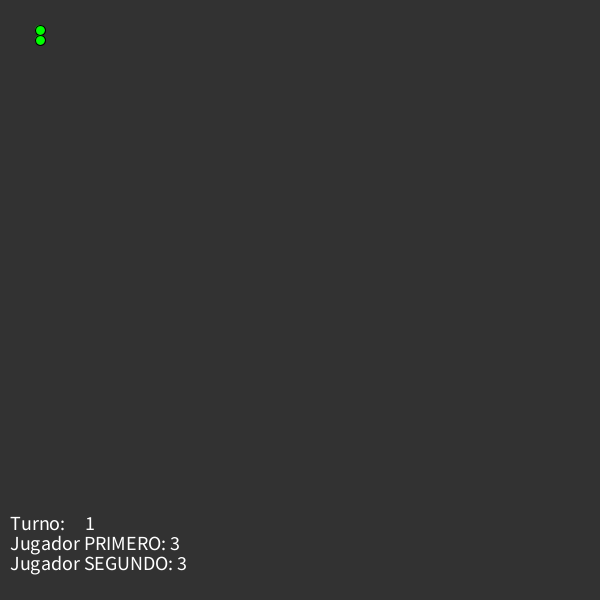
Frame 1 (no input)
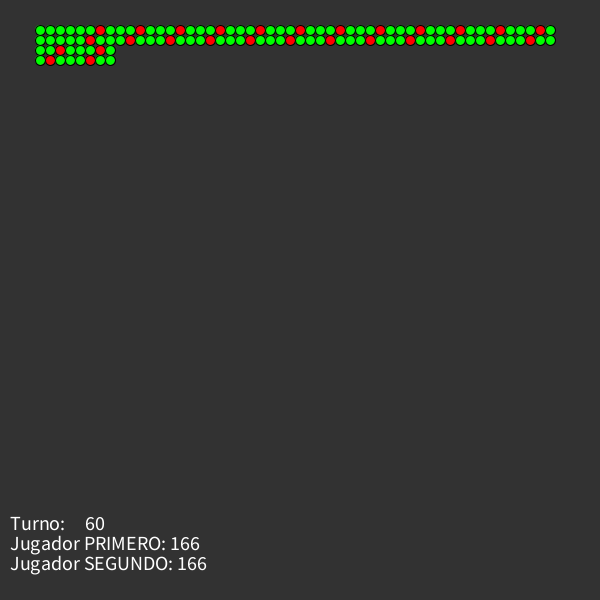
Frame 60 (the mouse pressed at the canvas centre just before this capture)
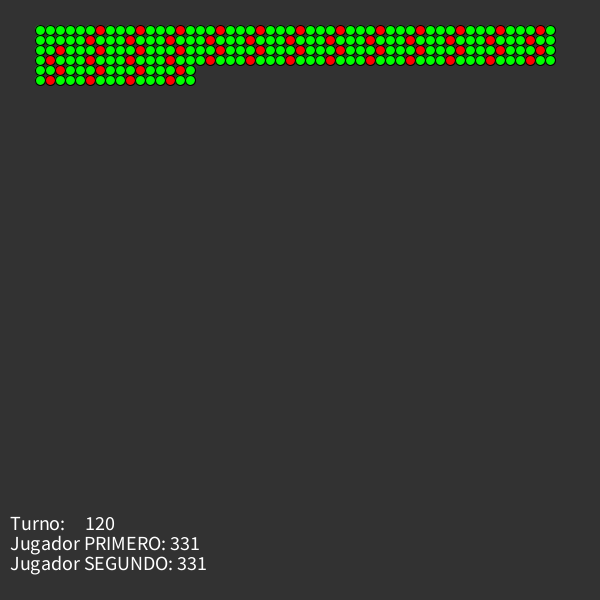
Frame 120 (the mouse held since frame 60 and released just before this capture)

The Processing sketch that drew these frames (run headless with seeded random() and noise(); from frame 60 on, the mouse is pressed at the canvas centre):

// Processing sketch: dilemaPrisionero
// ── dilemaPrisionero.pde
// Teoría de juegos
// Si un jugador coopera contigo (1-1) ambos ganan 3 puntos
// Si ambos no cooperáis (0-0) cada uno gana 1 punto
// Si uno  no coopera, y el otro sí, el que no coopera gana 5 puntos y el otro nada. 

int turno = 0; // turno de juego
int ancho = 0;
ArrayList<Integer> primero; // primer jugador. Valor de 1, coopero. Valor 2, no coopero
ArrayList<Integer> segundo; // segundo jugador. O sea, yo. Idem
int[] puntos = {0, 0}; // puntos del primero y del segundo

void setup() {
 size(600,600);  
 primero = new ArrayList<Integer>(); // declaración del array List primero, vacío
 segundo = new ArrayList<Integer>(); // declaración del array List primero, vacío
 
 ancho = width-80;
}

 
void draw() {
 
  background(50);
  
  int fst = estrategiaPrimero(primero,segundo);
  int scd = estrategiaSegundo(primero,segundo);
  
  // turno primer jugador
  // primero.add(0);
  primero.add(fst);
  
  // ahora m iturno
  // segundo.add(1);
  segundo.add(scd);
  
  // imprimir resultado
  for (int i=0;i<=turno;i++) {
    fill(255*int(primero.get(i)==0),255*int(primero.get(i)==1),0);
    ellipse( 40 + (i*10) % ancho, 30+int((i*10)/ancho)*20  ,10,10);
    fill(255*int(segundo.get(i)==0),255*int(segundo.get(i)==1),0);
    ellipse( 40 + (i*10) % ancho, 40+int((i*10)/ancho)*20  ,10,10);
  }
  
  // puntuación
  if (primero.get(turno)==1 && segundo.get(turno)==1) { // ambos cooperan
    puntos[0] += 3; puntos[1] += 3;  
  } else if (primero.get(turno)==0 && segundo.get(turno)==0) { // ambos no cooperan
    puntos[0] += 1; puntos[1] += 1; 
  } else if (primero.get(turno)==0 && segundo.get(turno)==1) { // primero no coopera. Gana 5 puntos. 
    puntos[0] +=5;
  } else if (primero.get(turno)==1 && segundo.get(turno)==0) { // segundo no coopera. Gana 5 puntos
    puntos[1] +=5;
  }
  
  textSize(20);
  fill(255);
  text("Turno:     " + (turno+1), 10, height - 70);
  text("Jugador PRIMERO: " + puntos[0], 10, height - 50);
  text("Jugador SEGUNDO: " + puntos[1], 10, height - 30);
  
  turno +=1;
  
  if (turno>=200) { 
    printArray(primero);
    printArray(segundo);
    noLoop();
   }   
   
  frameRate(50); // por segundo
}


// Estrategia del primer jugador 
int estrategiaPrimero(ArrayList<Integer> first, ArrayList<Integer> second) {
  // return aleatoria(second, first);
  return dondeLasDanLasToman(second, first); // primero mi enemigo, después yo
  // return yaNoEresMiAmigo(second,first);
  // return meGustaGanarDeVezEnCuando(second, first);
}

// Estrategia del segundo jugador 
int estrategiaSegundo(ArrayList<Integer> first, ArrayList<Integer> second) {
  // return aleatoria(first,second);  
  // return dondeLasDanLasToman(first,second); // primero mi enemigo, después yo
  // return yaNoEresMiAmigo(first,second);
  return meGustaGanarDeVezEnCuando(first,second);
}

///********************************************************************************** /

// Estrategias
// A) ¿Que antes no cooperaste? Ahora yo no coopero
int dondeLasDanLasToman(ArrayList<Integer> enemigo, ArrayList<Integer> yo) {
  int num = 0;
  if (yo.size()==0 && enemigo.size()>=0) {
    num = 1; // en la primera tirada, coopera
  } else {
    // Si en la tirada anterior, el primero no cooperó el no coopera. 
    num = enemigo.get(yo.size()-1); // el hace lo que hizo el primero en la anterior tirada
  } 
  return num;
}

// B) Dejaste de ser mi amigo
int yaNoEresMiAmigo(ArrayList<Integer> enemigo, ArrayList<Integer> yo) {
  int num = 1;
  if (yo.size()==0 && enemigo.size()>=0) {
    num = 1; // en la primera tirada, coopera
  } else {
    for (int cada:enemigo) {
        num *= cada; // si cada es cero una vez, ya num siempre será cero.  
    }
  } 
  return num;
}

// C) A mí me gusta ganar de vez en cuando
int meGustaGanarDeVezEnCuando(ArrayList<Integer> enemigo, ArrayList<Integer> yo) {
  int num = 1;
  int tam = yo.size();
  if (yo.size()==0 && enemigo.size()>=0) {
    num = 1; // en la primera tirada, coopero
  } else {
    if (tam>4) {
      if (yo.get(tam-1)==1 && yo.get(tam-2)==1 && yo.get(tam-3)==1) { num=0; } else {num=1;} 
    } else {
      num=1; 
    }
  } 
  return num;
}

// 0) Aleatoria
int aleatoria(ArrayList<Integer> enemigo, ArrayList<Integer> yo) {
  // quien =1, el primero ; quien = 2 el segundo.
  // Esta estrategia es aleatoria salvo en la tirada inicial, que es cero. No cooperar.  
  int num = 0;
  if (enemigo.size()>=0 && yo.size()==0) {
    num = 0; 
  } else {
    num = int(random(1,100))%2; 
  } 
  return num;  
}
